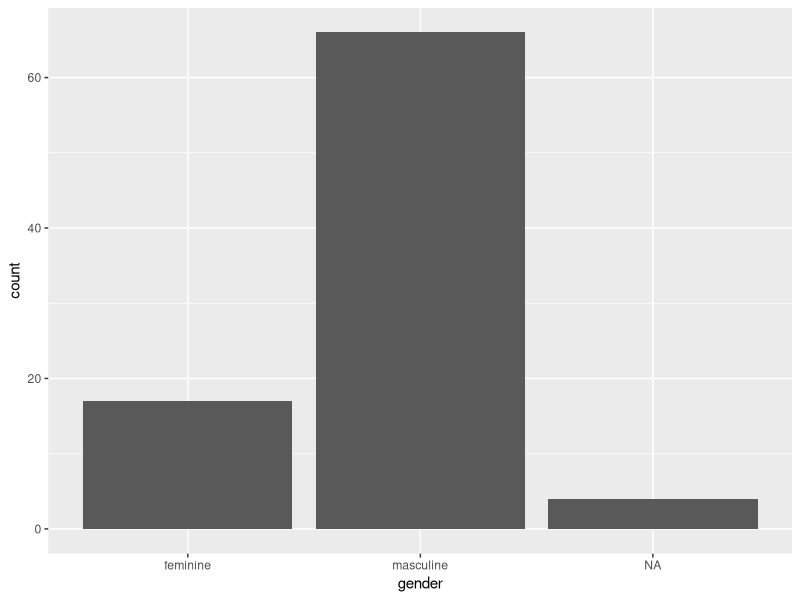
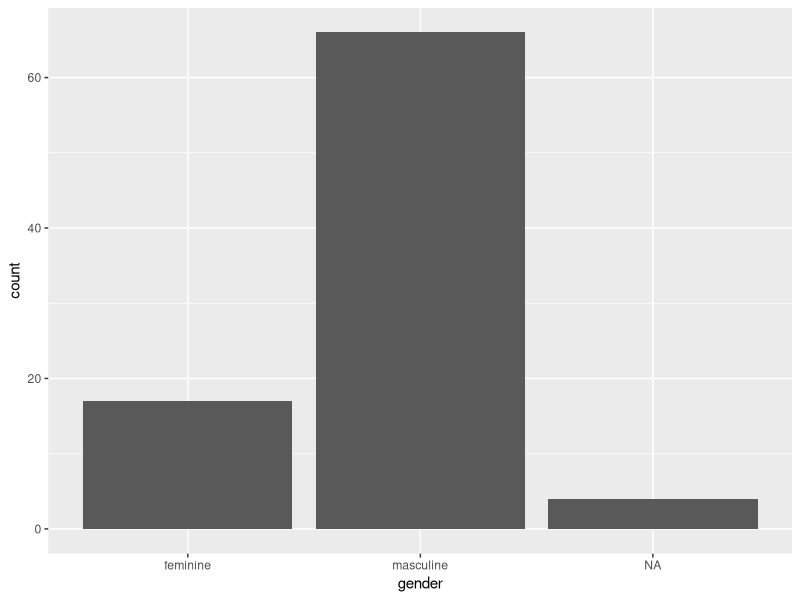
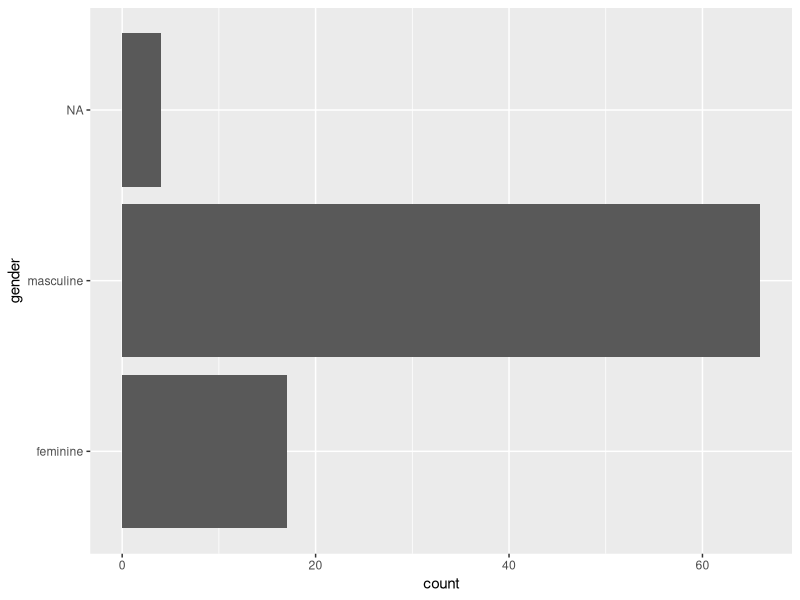
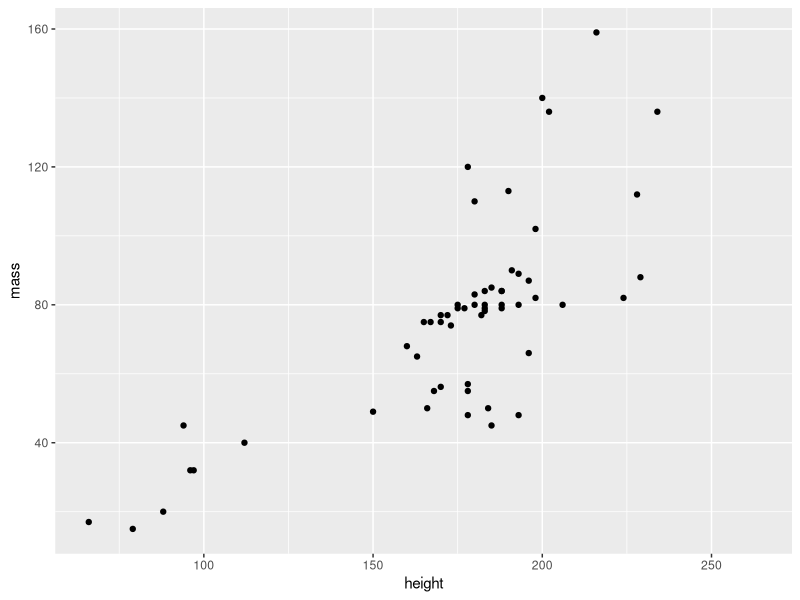
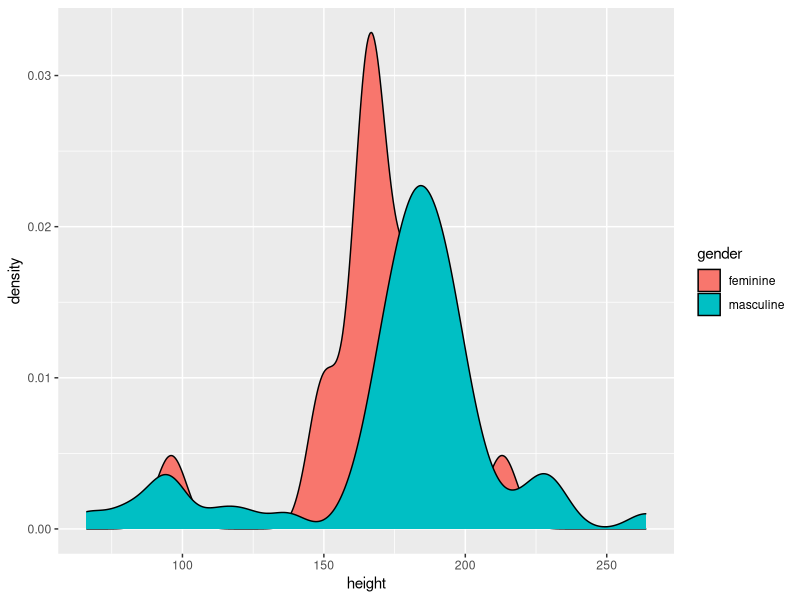
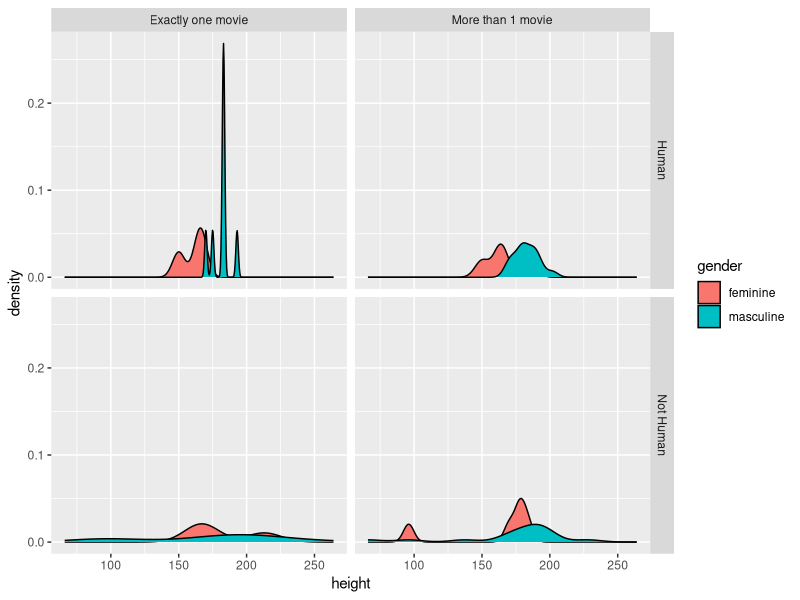
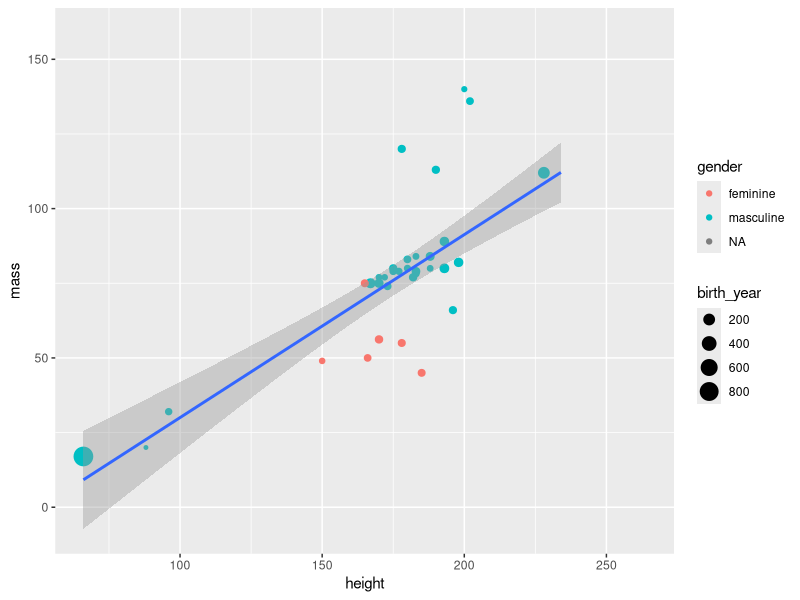
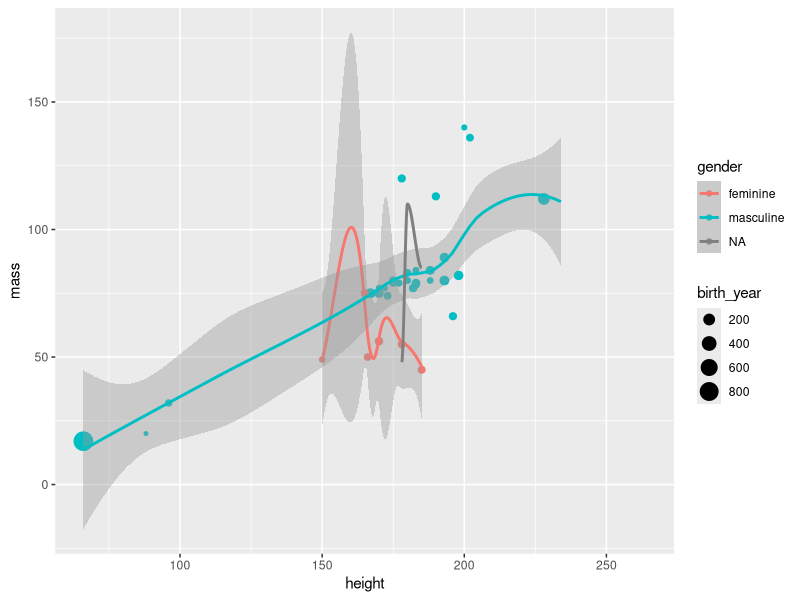

Here is the R script that generated these plots, in order:
## ---- chunk 1
knitr::opts_chunk$set(echo = FALSE)
## ---- chunk 2

library(tidyverse)
library(ggplot2)
library(ggthemes)
library(dplyr)

## ---- chunk 3
ggplot(starwars, aes(gender)) +
  geom_bar()
## ---- chunk 4
ggplot(starwars) +
  geom_bar(aes(gender))
## ---- chunk 5
ggplot(starwars, aes(gender)) +
  geom_bar() +
  coord_flip()
## ---- chunk 6
starwars %>%
  filter(!str_detect(name, "Jabba")) %>%
  ggplot() +
    geom_point(aes(height, mass))
## ---- chunk 7
starwars %>%
  filter(gender %in% c("feminine", "masculine")) %>%
  ggplot(aes(height, fill = gender)) +
  geom_density()
## ---- chunk 8
starwars %>%
  rowwise() %>%
  mutate(n_films = length(films)) %>%
  mutate(more_1 = case_when(n_films == 1 ~ "Exactly one movie",
                            n_films != 1 ~ "More than 1 movie")) %>%
  mutate(human = case_when(species == "Human" ~ "Human",
                           species != "Human" ~ "Not Human")) %>%
  filter(gender %in% c("feminine", "masculine"), !is.na(human)) %>%
  ggplot(aes(height, fill = gender)) +
  facet_grid(human ~ more_1) +
  geom_density()


## ---- chunk 9
starwars %>%
  filter(!str_detect(name, "Jabba")) %>%
  ggplot() +
    geom_point(aes(height, mass, size = birth_year, colour = gender)) +
    geom_smooth(aes(height, mass), method  = "lm")
## ---- chunk 10
starwars %>%
  filter(!str_detect(name, "Jabba")) %>%
  ggplot() +
    geom_point(aes(height, mass, size = birth_year, colour = gender)) +
    geom_smooth(aes(height, mass, colour = gender))
